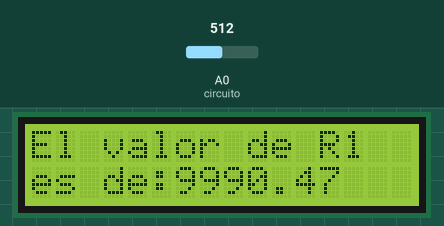
Recording of a sketch running on a simulated Arduino Uno, built with avr-gcc and run on an emulated ATmega328P. Parts: 16×2 character LCD. The test bench sets the inputs (shaded band); at power-on: A0 (circuito) = 512. What the sketch prints to the serial monitor is not drawn.

Above: at 1.2 s.
1.3 s: A0 (circuito) set to 0
At 2.3 s:
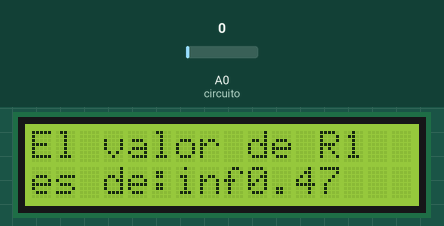
3.0 s: A0 (circuito) set to 122
At 3.7 s:
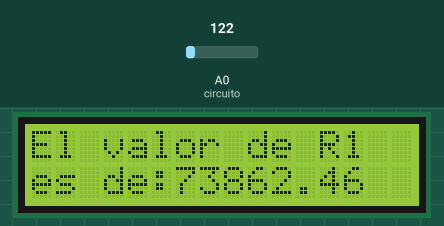
4.6 s: A0 (circuito) set to 306
At 5.5 s:
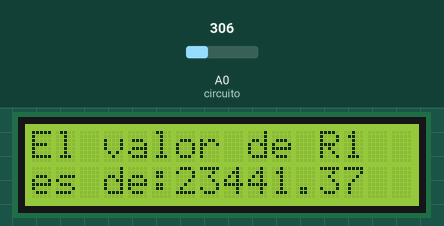
Timing chart, 0 to 7.6 s (numbered marks = the images above; inputs shaded):
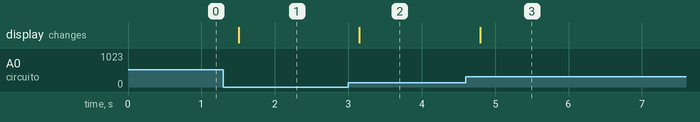

Measured:
- after the input at 1.3 s, the display: changes after 0.21 s (image 1)
- after the input at 3.0 s, the display: changes after 0.15 s (image 2)
- after the input at 4.6 s, the display: changes after 0.20 s (image 3)

The sketch:

Parte_3__practica_2.ino
```cpp
/*
 * Fundacion Kinal
 * Centro educativo tecnico laboral Kinal
 * Electronica
 * Grado: Quinto
 * Sección: EB5AV
 * Curso: Taller de electronica digital y reparación de computadoras I
 * Nombre: Luis Fernando Alvarado Ramirez
 * Carnet: 2022219
 * Proyecto: ohmnimetro
*/
#include <Wire.h>
#include <LiquidCrystal_I2C.h>
LiquidCrystal_I2C lcd(0x27,16,2);
#include <LiquidCrystal.h>
#define RS 2
#define E 3
#define D4 4
#define D5 5
#define D6 6
#define D7 7
LiquidCrystal LCD(RS, E, D4, D5, D6, D7);
#define circuito A0
float lectura=0;
float raw_circuito=0;
double voltaje;
double R1;
double R1_multiplicacion;
unsigned int R1_multiplicacion1;
float R1_multiplicacion2;
void setup()
{
pinMode(circuito,INPUT);
Serial.begin(9600);
LCD.begin(16,2);
}
void loop()
{
 lcd.setCursor(6,0);
 lcd.write("HOLA");
 raw_circuito=analogRead(circuito);
 lectura=map(raw_circuito,0,1023,0,1023);
 voltaje= 5*lectura/1023;
 R1_multiplicacion1=10000*5;
 R1_multiplicacion2= voltaje*10000;
 R1_multiplicacion=R1_multiplicacion1-R1_multiplicacion2;
 R1= (R1_multiplicacion/voltaje)+10;
 Serial.println(R1);
 LCD.setCursor(0,0);
 LCD.print("El valor de R1");
 LCD.setCursor(0,1);
 LCD.print("es de:");
 LCD.print(R1);
 delay(200);
}
```
